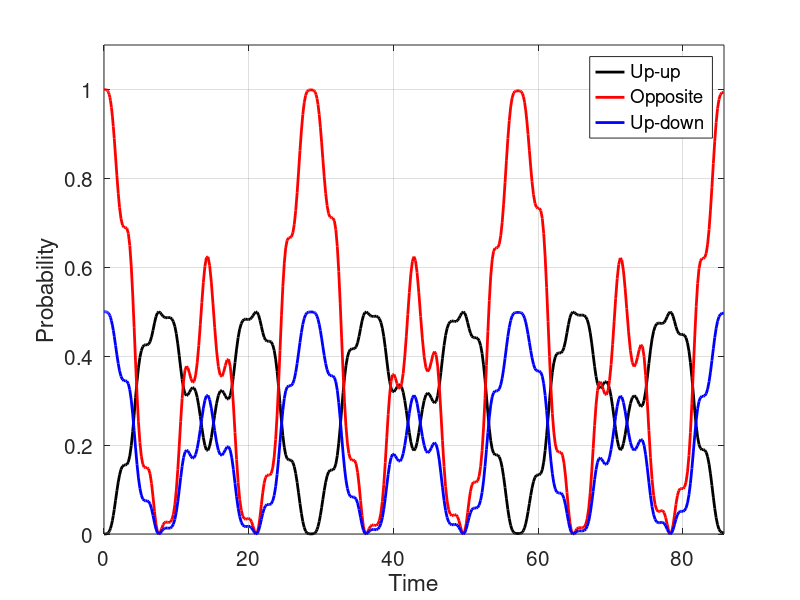
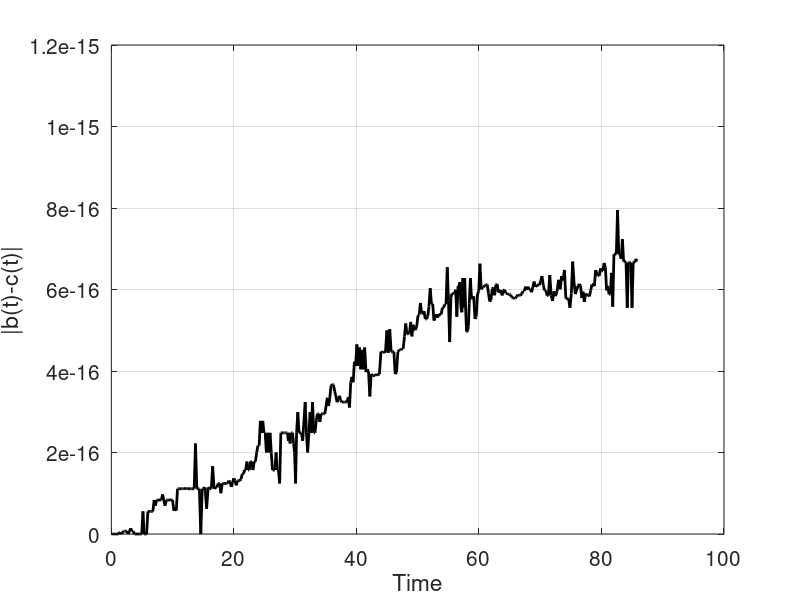

MATLAB code for these plots, in order:
% This script simulates a system consisting of two 
% spin 1/2-particles exposed to the same magnetic field. 
% This field has both a static part and a dynamic part. 
% The dynamic part oscillates in time as a sine function.
% The static field points in the z-direction, thus lifting
% the degenerecy between spin up and spin down. The
% oscillating field is taken to point along the x-axis.
%
% The two particle interacts thorough the spin-spin interaction.
% 
% The implementation solves the Schrödinger equation (TDSE)
% by using the MATLAB routine ode45. It plots the 
% probability of both spins pointing upwards and the probability 
% of opposite alignment along the z-axis as functions of time.
%
% Several choices of initial state are listed; the desired one is 
% selected by commenting out the other ones.
%
% The inputs are
% E     - the energy separation induced by the static field
% Omega - the strength of the oscillating field
% w     - the angular frequency of the oscillating field
% OpticalCycles - the duration of the simulation, given
% by the number of periods of the oscillating field.
% u     - the strength of the spin-spin interaction.
% 
% All inputs are hard coded initially.

% Parameters for the magnetic field
E = 1;
Omega= 0.2;
w = 1.1;

% Spin-spin interaction strength
u = 0.025;

% Duration of the simulation
OpticalCycles=15;
Tfinal = OpticalCycles*2*pi/w;

% Set up the equation - with the Hamiltonian
% Static part
H0 = [-E+u 0 0 0; 0 -u 2*u 0; 0 2*u -u 0; 0 0 0 E+u];                  
% Coupling matrix
InteractionMatrix = [0 1 1 0; 1 0 0 1; 1 0 0 1; 0 1 1 0];        
% Right hand side of the TDSE
F = @(t,x) -i*(H0+Omega*sin(w*t)*InteractionMatrix)*x;

% Initial state
%x0 = [1; 0; 0; 0];              % Up-up
x0 = [0; 1; 1; 0]/sqrt(2);     % Entangled, exchange symmetric
%x0 = [0; 1; -1; 0]/sqrt(2);    % Entangled, exchange anti-symmetric
%x0 = [0; 1; 0; 0];             % Up-down

% Solve using built-in function (Runge-Kutta)
[T X]=ode45(F, [0 Tfinal], x0);         % Solves the TDSE

% Plot result
figure(1)
% Up-Up probability
plot(T, abs(X(:,1)).^2, 'k-', 'linewidth', 2)
hold on
% Probability for opposite spin alingment along the z-axis
plot(T,abs(X(:,2)).^2 + abs(X(:,3)).^2, 'r-', 'linewidth', 2)
% Up-down probability
plot(T,abs(X(:,2)).^2, 'b-', 'linewidth', 2)
hold off
% Explain the axes, set limits and fontsizes
grid on
xlabel('Time')
ylabel('Probability')
%legend('Up-up', 'Opposite')
legend('Up-up', 'Opposite', 'Up-down')
set(gca, 'fontsize', 15)
axis([0 Tfinal 0 1.1])

% Check for symmetry breaking
figure(2)
plot(T, abs(X(:,2)-X(:,3)), 'k-', 'linewidth', 2)
grid on
xlabel('Time')
ylabel('|b(t)-c(t)|')
set(gca, 'fontsize', 15)
